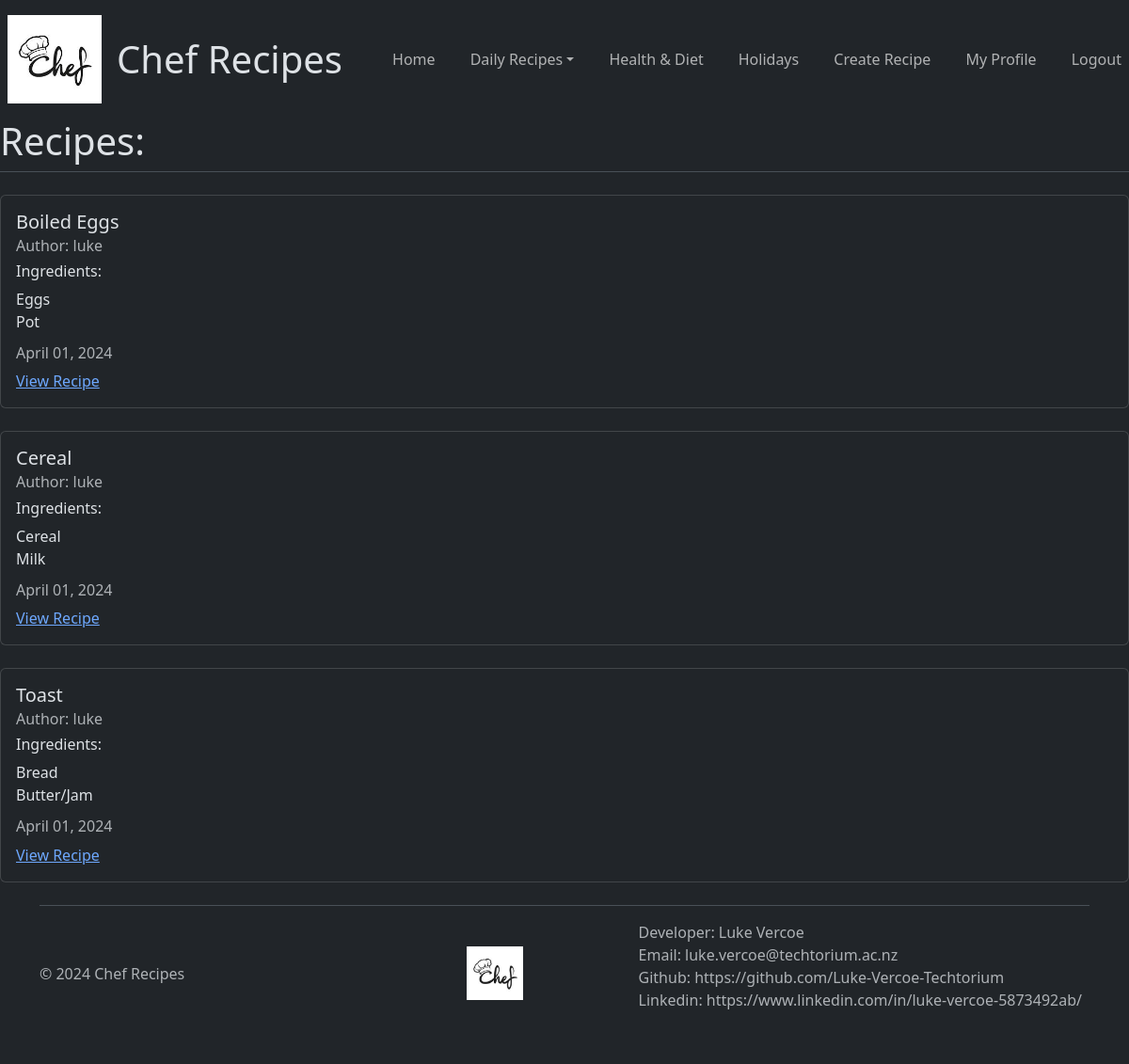
Page /breakfast (signed in) on the committed database.
### recipes/models.py (models this page shows, shortened)
class recipe(models.Model):
    class Meta:
        ordering = ('-updated_at',)
    title = models.CharField(max_length=100)
    ingredients = models.TextField()
    description = models.TextField()
    category = models.CharField(max_length=100, choices=(
        ("NONE", "None"),
        ("HEALTH_DIET", "Health & Diet"),
        ("HOLIDAYS", "Holidays"),
    ))
    meal_time = models.CharField(max_length=100, choices=(
        ("BREAKFAST", "Breakfast"),
        ("LUNCH", "Lunch"),
        ("DINNER", "Dinner"),
        ("DESSERT", "Dessert"),
    ))
    author = models.ForeignKey(User, on_delete=models.CASCADE)
    created_at = models.DateTimeField(auto_now_add=True)
    updated_at = models.DateTimeField(auto_now=True)

### recipes/views.py (the view)
# urls.py: path("breakfast", views.recipeBreakfastView.as_view(), name="recipes-breakfast"),
class recipeBreakfastView(ListView):
    model = models.recipe
    template_name ="recipes/breakfast.html"
    context_object_name = "recipes"

### recipes/templates/recipes/breakfast.html (shortened to what this page needs)
{% extends "recipes/base.html" %}
{% block content %}
<h1>Recipes:</h1>
<div class="border-top">
    {% for recipe in recipes %}
    {% if recipe.meal_time == "BREAKFAST" %}
    {% include "recipes/recipe_display.html" %}
    {% endif %}
    {% endfor %}
</div>
{% endblock content %}

### recipes/templates/recipes/recipe_display.html (shortened to what this page needs)
<div class="card my-4">
    <div class="card-body">
        <h5 class="card-title">{{ recipe.title }}</h5>
        <h6 class="card-subtitle mb-2 text-muted">Author: {{ recipe.author }}</h6>
        <h6 class="card-title">Ingredients:</h6>
        <p class="card-text">
            {{ recipe.ingredients|linebreaksbr }}
        <h6 class="card-subtitle mb-2 text-muted">{{ recipe.updated_at|date:"F d, Y" }}</h6>
        <a href="{% url 'recipes-detail' recipe.pk %}" class="card-link">View Recipe</a>
    </div>
</div>

### rows in the picture
recipe: title "Boiled Eggs", author "luke", ingredients "Eggs Pot", updated_at "April 01, 2024"
recipe: title "Cereal", author "luke", ingredients "Cereal Milk", updated_at "April 01, 2024"
recipe: title "Toast", author "luke", ingredients "Bread Butter/Jam", updated_at "April 01, 2024"
